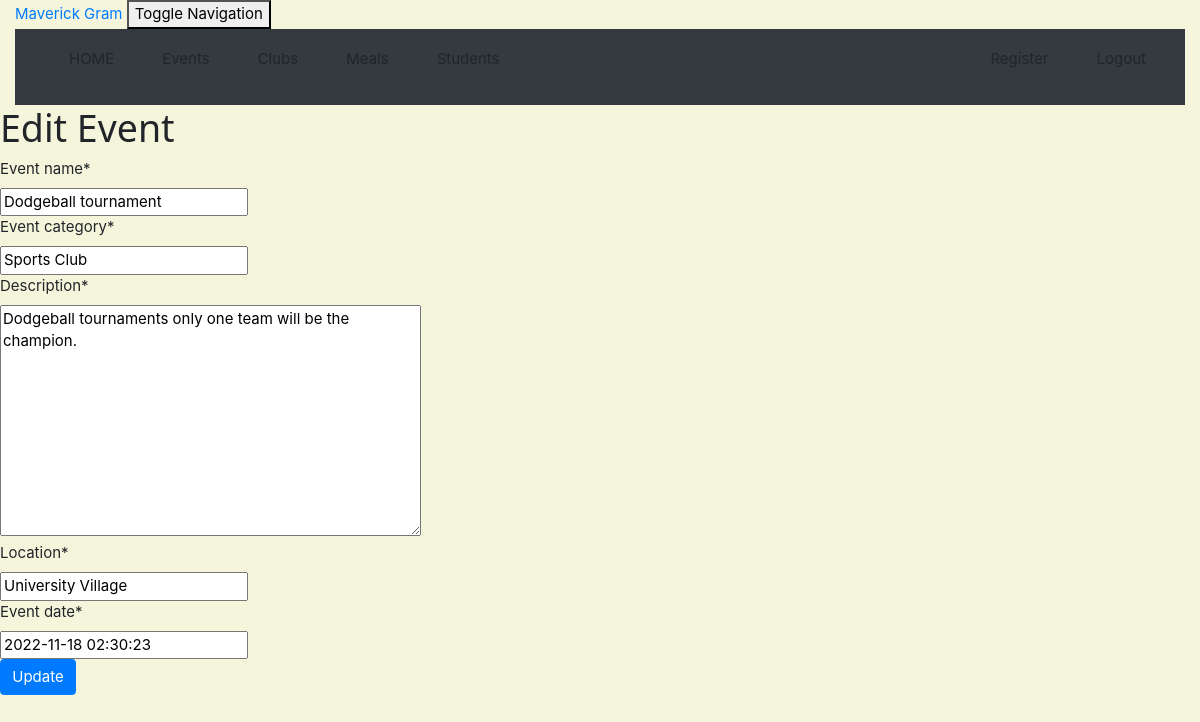
Page /event/19/edit/ (signed in) on the earlier database version.
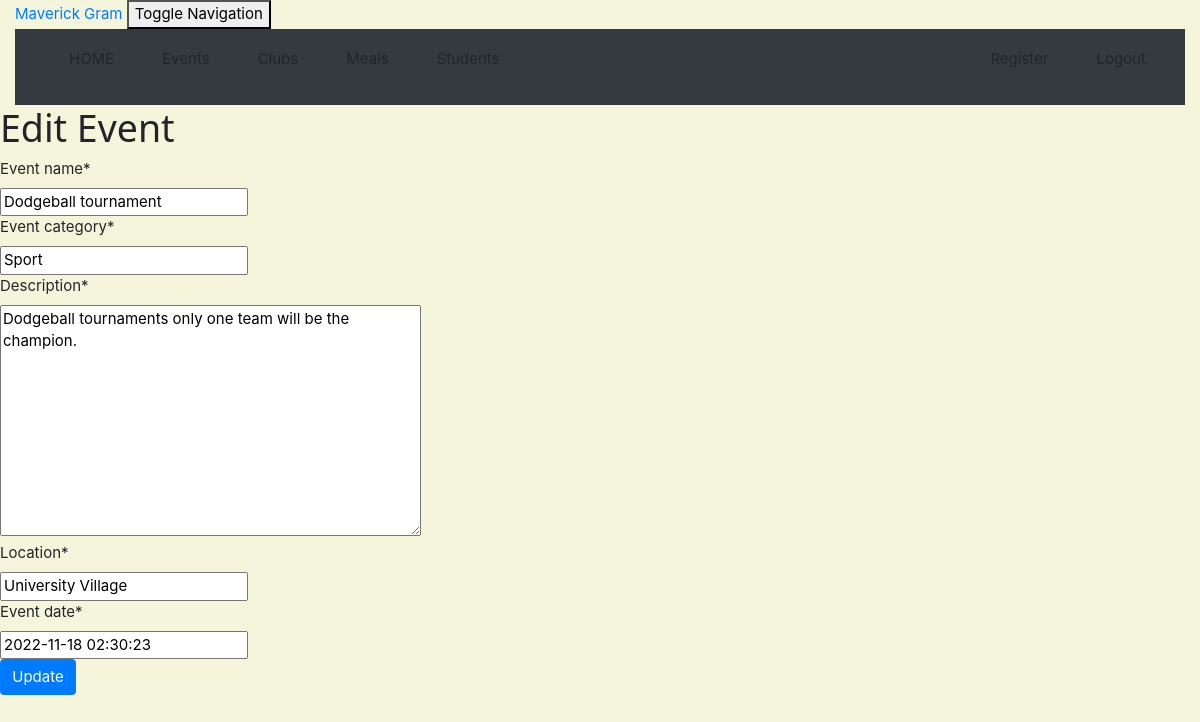
Same page on the later database version.
### crm/models.py (models this page shows, shortened)
class Event(models.Model):
    Club = models.ForeignKey(Club, on_delete=models.CASCADE, related_name='clubs')
    event_name = models.CharField(max_length=50)
    event_category = models.CharField(max_length=100)
    description = models.TextField()
    location = models.CharField(max_length=200)
    event_date = models.DateTimeField(default=timezone.now)

### crm/views.py (the view)
# urls.py: path('event/<int:pk>/edit/', views.event_edit, name='event_edit'),
@staff_member_required
def event_edit(request, pk):
    event = get_object_or_404(Event, pk=pk)
    if request.method == "POST":
        form = EventForm(request.POST, instance=event)
        if form.is_valid():
            event = form.save(commit=False)
            event.updated_date = timezone.now()
            event.save()
            event = Event.objects.filter()
            return render(request, 'crm/event_list.html',
                          {'events': event})
    else:
        form = EventForm(instance=event)
    return render(request, 'crm/event_edit.html', {'form': form})

### crm/forms.py
class EventForm(forms.ModelForm):
    class Meta:
        model = Event
        fields = ( 'event_name', 'event_category', 'description', 'location', 'event_date')

### crm/templates/crm/event_edit.html (shortened to what this page needs)
<!DOCTYPE html>
<html lang="en">
{% extends 'crm/base.html' %}
{% load crispy_forms_tags %}
{% block content %}
    <h1>Edit Event</h1>
    <form method="POST" class="customer-form">{% csrf_token %}
        {{ form|crispy }}
        <button type="submit" class="btn btn-primary">Update</button>
    </form>
{% endblock %}

Differences in the rows shown:
changed Event "Dodgeball tournament": event_category "Sports Club" → "Sport"
